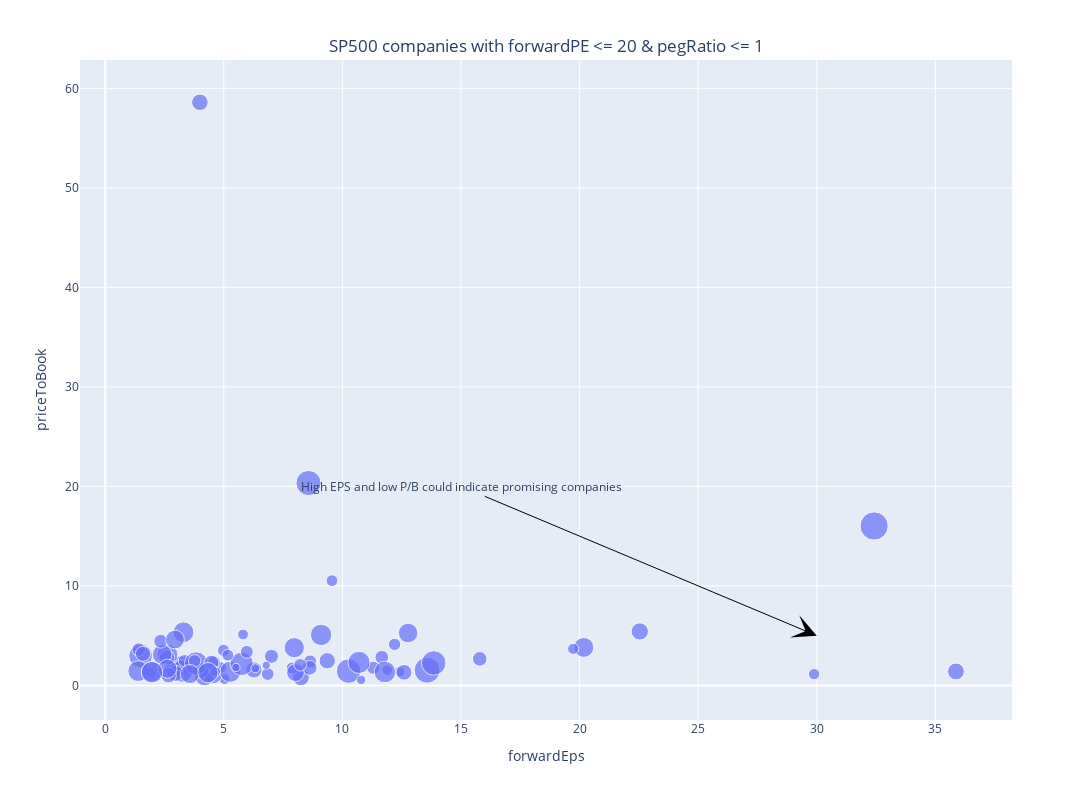

The cell this chart's notebook holds for it:
### Markdown cell above
The current forward P/E of the whole SP500 list of companies is around USD 29 (May 2021), which is probably slightly inflated due to the current pandemic. We'll see what companies have their P/E ratio under USD 20, as they could be considered "cheaper" than the market. The PEG ratio being significantly under 1 is a sign of its price being too low for the company’s likely performance in the future.
   
Using these information, we can filter some promising companies from the SP500 list. We can then afterward visualise these companies using their respective values for EPS, P/S and P/B.

### Code cell
PE_filter = 20
peg_filter = 1
funs_filtered = funs.query('forwardPE <= @PE_filter & pegRatio <= @peg_filter')

fig = px.scatter(funs_filtered, x="forwardEps", y="priceToBook",
                 size='priceToSalesTrailing12Months', hover_name='Ticker',hover_data=['forwardPE','pegRatio'])
fig.update_layout(
        width=1280,
        height=800,
        title = {
            'text': f'SP500 companies with forwardPE <= {PE_filter} & pegRatio <= {peg_filter}',
            'y':0.95,
            'x':0.5,
            'xanchor': 'center',
            'yanchor': 'top'})

fig.add_annotation(
  x=30,  # arrows' head
  y=5,  # arrows' head
  ax=15,  # arrows' tail
  ay=20,  # arrows' tail
  xref='x',
  yref='y',
  axref='x',
  ayref='y',
  text='High EPS and low P/B could indicate promising companies',
  showarrow=True,
  arrowhead=3,
  arrowsize=4,
  arrowwidth=1,
  arrowcolor='black'
)
fig.show()

### Figure 1 — Plotly figure (JSON) as saved in the notebook; plotly's stock layout.template omitted (floating-point values rounded to 4 significant figures; data arrays with more than 128 entries replaced by an {"elided": "..."} marker saying what was removed)
{"data": [{"customdata": {"elided": "81x2 float values"}, "hovertemplate": "<b>%{hovertext}</b><br><br>forwardEps=%{x}<br>priceToBook=%{y}<br>priceToSalesTrailing12Months=%{marker.size}<br>forwardPE=%{customdata[0]}<br>pegRatio=%{customdata[1]}<extra></extra>", "hovertext": ["AIG", "AIZ", "ALL", "AMP", "AXP", "BIIB", "BK", "BMY", "BWA", "C", "CB", "CE", "CFG", "CMA", "COG", "COP", "CVX", "DAL", "DD", "DHI", "DISCK", "DISH", "DOW", "DVA", "DVN", "DXC", "EOG", "EXC", "F", "FANG", "FCX", "FDX", "FE", "FITB", "GLW", "GM", "GS", "HAL", "HBAN", "HFC", "HPE", "IP", "IPG", "IVZ", "KEY", "KHC", "LEN", "LH", "LKQ", "LNC", "LRCX", "LYB", "MTB", "MU", "NEM", "NRG", "NUE", "PCAR", "PFG", "PGR", "PHM", "PNC", "PPL", "PSX", "PVH", "PXD", "QCOM", "RE", "RF", "RJF", "SJM", "SLB", "STT", "TPR", "TXT", "VLO", "WDC", "WFC", "WRB", "WRK", "ZION"], "legendgroup": "", "marker": {"color": "#636efa", "size": [0.9647, 0.9444, 0.8557, 2.428, 3.715, 3.235, 2.836, 3.33, 1.137, 2.32, 2.023, 3.11, 3.378, 3.628, 4.538, 3.724, 2.136, 2.239, 2.075, 1.517, 1.592, 1.443, 1.213, 1.13, 3.515, 0.458, 4.42, 1.327, 0.3523, 4.901, 3.514, 1.024, 1.935, 3.966, 3.124, 0.6533, 2.313, 1.45, 3.505, 0.5254, 0.7676, 1.145, 1.572, 2.041, 3.382, 1.957, 1.399, 1.742, 1.23, 0.706, 6.483, 1.237, 3.775, 3.997, 4.343, 0.9466, 1.247, 1.61, 1.311, 1.344, 1.395, 5.443, 2.945, 0.5585, 1.158, 4.887, 5.13, 1.058, 3.777, 2.172, 1.75, 1.862, 2.555, 2.871, 1.259, 0.5408, 1.264, 2.975, 1.769, 0.8679, 3.356], "sizemode": "area", "sizeref": 0.01621, "symbol": "circle"}, "mode": "markers", "name": "", "orientation": "v", "showlegend": false, "type": "scatter", "x": [5.03, 11.89, 12.41, 22.54, 9.1, 20.18, 4.53, 7.97, 4.86, 8.25, 12.6, 12.77, 4.18, 5.27, 1.49, 3.17, 6.27, 3.99, 4.04, 11.66, 3.23, 2.75, 4.99, 9.56, 2.62, 3.44, 5.75, 3.05, 1.69, 10.26, 3.3, 19.73, 2.6, 3.23, 2.4, 6.33, 35.87, 1.41, 1.39, 3, 1.92, 5.17, 2.34, 2.96, 1.96, 2.67, 11.3, 15.79, 3.34, 10.79, 32.42, 12.2, 11.79, 10.7, 3.83, 5.81, 4.59, 7.01, 6.85, 5.97, 8.64, 13.57, 2.62, 6.79, 7.88, 13.85, 8.57, 29.89, 1.97, 9.36, 8.62, 1.59, 8.02, 2.94, 3.77, 5.51, 8.22, 3.57, 4.48, 4.64, 4.33], "xaxis": "x", "y": [0.634, 1.534, 1.373, 5.422, 5.074, 3.818, 1.09, 3.791, 1.797, 0.8176, 1.315, 5.262, 0.9846, 1.37, 2.967, 1.894, 1.552, 58.6, 1.51, 2.828, 1.925, 1.772, 3.523, 10.53, 3.097, 1.47, 2.162, 1.344, 1.344, 1.439, 5.341, 3.669, 2.793, 1.431, 3.107, 1.714, 1.404, 3.603, 1.436, 1.123, 1.271, 3.039, 4.439, 1.202, 1.376, 1.028, 1.772, 2.663, 2.484, 0.5458, 16.02, 4.123, 1.344, 2.309, 2.213, 5.114, 2.345, 2.916, 1.142, 3.372, 2.399, 1.524, 1.674, 2.017, 1.745, 2.252, 20.34, 1.133, 1.321, 2.471, 1.766, 3.172, 1.282, 4.613, 2.47, 1.795, 2.069, 1.136, 2.274, 1.389, 1.276], "yaxis": "y"}], "layout": {"annotations": [{"arrowcolor": "black", "arrowhead": 3, "arrowsize": 4, "arrowwidth": 1, "ax": 15, "axref": "x", "ay": 20, "ayref": "y", "showarrow": true, "text": "High EPS and low P/B could indicate promising companies", "x": 30, "xref": "x", "y": 5, "yref": "y"}], "height": 800, "legend": {"itemsizing": "constant", "tracegroupgap": 0}, "margin": {"t": 60}, "title": {"text": "SP500 companies with forwardPE <= 20 & pegRatio <= 1", "x": 0.5, "xanchor": "center", "y": 0.95, "yanchor": "top"}, "width": 1280, "xaxis": {"anchor": "y", "domain": [0, 1], "title": {"text": "forwardEps"}}, "yaxis": {"anchor": "x", "domain": [0, 1], "title": {"text": "priceToBook"}}}}
